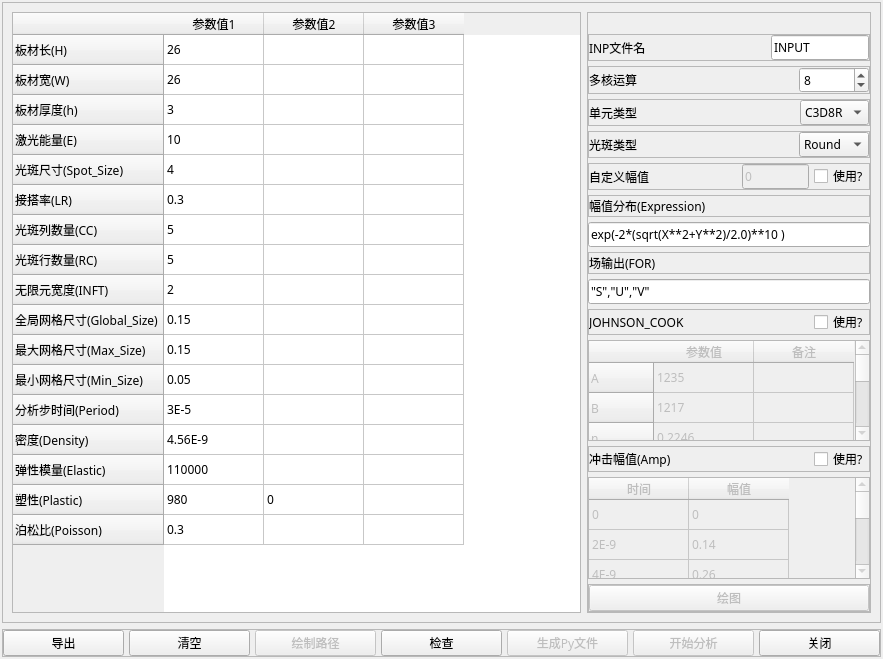
<?xml version="1.0" encoding="UTF-8"?>
<ui version="4.0">
 <class>Dialog</class>
 <widget class="QDialog" name="Dialog">
  <property name="geometry">
   <rect>
    <x>0</x>
    <y>0</y>
    <width>883</width>
    <height>659</height>
   </rect>
  </property>
  <property name="font">
   <font>
    <family>微软雅黑</family>
   </font>
  </property>
  <property name="windowTitle">
   <string>板材属性</string>
  </property>
  <layout class="QVBoxLayout" name="verticalLayout">
   <property name="leftMargin">
    <number>2</number>
   </property>
   <property name="topMargin">
    <number>2</number>
   </property>
   <property name="rightMargin">
    <number>2</number>
   </property>
   <property name="bottomMargin">
    <number>2</number>
   </property>
   <item>
    <widget class="QFrame" name="frame_2">
     <property name="frameShape">
      <enum>QFrame::StyledPanel</enum>
     </property>
     <property name="frameShadow">
      <enum>QFrame::Raised</enum>
     </property>
     <layout class="QHBoxLayout" name="horizontalLayout_2" stretch="2,1">
      <item>
       <widget class="QTableWidget" name="main_property">
        <attribute name="horizontalHeaderCascadingSectionResizes">
         <bool>false</bool>
        </attribute>
        <row>
         <property name="text">
          <string>板材长(H)</string>
         </property>
        </row>
        <row>
         <property name="text">
          <string>板材宽(W)</string>
         </property>
        </row>
        <row>
         <property name="text">
          <string>板材厚度(h)</string>
         </property>
        </row>
        <row>
         <property name="text">
          <string>激光能量(E)</string>
         </property>
        </row>
        <row>
         <property name="text">
          <string>光斑尺寸(Spot_Size)</string>
         </property>
        </row>
        <row>
         <property name="text">
          <string>接搭率(LR)</string>
         </property>
        </row>
        <row>
         <property name="text">
          <string>光斑列数量(CC)</string>
         </property>
        </row>
        <row>
         <property name="text">
          <string>光斑行数量(RC)</string>
         </property>
        </row>
        <row>
         <property name="text">
          <string>无限元宽度(INFT)</string>
         </property>
        </row>
        <row>
         <property name="text">
          <string>全局网格尺寸(Global_Size)</string>
         </property>
        </row>
        <row>
         <property name="text">
          <string>最大网格尺寸(Max_Size)</string>
         </property>
        </row>
        <row>
         <property name="text">
          <string>最小网格尺寸(Min_Size)</string>
         </property>
        </row>
        <row>
         <property name="text">
          <string>分析步时间(Period)</string>
         </property>
        </row>
        <row>
         <property name="text">
          <string>密度(Density)</string>
         </property>
        </row>
        <row>
         <property name="text">
          <string>弹性模量(Elastic)</string>
         </property>
        </row>
        <row>
         <property name="text">
          <string>塑性(Plastic)</string>
         </property>
        </row>
        <row>
         <property name="text">
          <string>泊松比(Poisson)</string>
         </property>
        </row>
        <column>
         <property name="text">
          <string>参数值1</string>
         </property>
        </column>
        <column>
         <property name="text">
          <string>参数值2</string>
         </property>
        </column>
        <column>
         <property name="text">
          <string>参数值3</string>
         </property>
        </column>
        <item row="0" column="0">
         <property name="text">
          <string>26</string>
         </property>
        </item>
        <item row="1" column="0">
         <property name="text">
          <string>26</string>
         </property>
        </item>
        <item row="2" column="0">
         <property name="text">
          <string>3</string>
         </property>
        </item>
        <item row="3" column="0">
         <property name="text">
          <string>10</string>
         </property>
        </item>
        <item row="4" column="0">
         <property name="text">
          <string>4</string>
         </property>
        </item>
        <item row="5" column="0">
         <property name="text">
          <string>0.3</string>
         </property>
        </item>
        <item row="6" column="0">
         <property name="text">
          <string>5</string>
         </property>
        </item>
        <item row="7" column="0">
         <property name="text">
          <string>5</string>
         </property>
        </item>
        <item row="8" column="0">
         <property name="text">
          <string>2</string>
         </property>
        </item>
        <item row="9" column="0">
         <property name="text">
          <string>0.15</string>
         </property>
        </item>
        <item row="10" column="0">
         <property name="text">
          <string>0.15</string>
         </property>
        </item>
        <item row="11" column="0">
         <property name="text">
          <string>0.05</string>
         </property>
        </item>
        <item row="12" column="0">
         <property name="text">
          <string>3E-5</string>
         </property>
        </item>
        <item row="13" column="0">
         <property name="text">
          <string>4.56E-9</string>
         </property>
        </item>
        <item row="14" column="0">
         <property name="text">
          <string>110000</string>
         </property>
        </item>
        <item row="15" column="0">
         <property name="text">
          <string>980</string>
         </property>
        </item>
        <item row="15" column="1">
         <property name="text">
          <string>0</string>
         </property>
        </item>
        <item row="16" column="0">
         <property name="text">
          <string>0.3</string>
         </property>
        </item>
       </widget>
      </item>
      <item>
       <widget class="QFrame" name="frame_3">
        <property name="frameShape">
         <enum>QFrame::StyledPanel</enum>
        </property>
        <property name="frameShadow">
         <enum>QFrame::Raised</enum>
        </property>
        <layout class="QVBoxLayout" name="verticalLayout_2">
         <property name="spacing">
          <number>5</number>
         </property>
         <property name="leftMargin">
          <number>0</number>
         </property>
         <property name="topMargin">
          <number>0</number>
         </property>
         <property name="rightMargin">
          <number>0</number>
         </property>
         <property name="bottomMargin">
          <number>0</number>
         </property>
         <item>
          <widget class="QLabel" name="python">
           <property name="styleSheet">
            <string notr="true"/>
           </property>
           <property name="text">
            <string/>
           </property>
           <property name="alignment">
            <set>Qt::AlignCenter</set>
           </property>
          </widget>
         </item>
         <item>
          <widget class="QFrame" name="frame_8">
           <property name="frameShape">
            <enum>QFrame::StyledPanel</enum>
           </property>
           <property name="frameShadow">
            <enum>QFrame::Raised</enum>
           </property>
           <layout class="QHBoxLayout" name="horizontalLayout_7">
            <property name="spacing">
             <number>5</number>
            </property>
            <property name="leftMargin">
             <number>0</number>
            </property>
            <property name="topMargin">
             <number>0</number>
            </property>
            <property name="rightMargin">
             <number>0</number>
            </property>
            <property name="bottomMargin">
             <number>0</number>
            </property>
            <item>
             <widget class="QLabel" name="label_5">
              <property name="text">
               <string>INP文件名</string>
              </property>
             </widget>
            </item>
            <item>
             <spacer name="horizontalSpacer_5">
              <property name="orientation">
               <enum>Qt::Horizontal</enum>
              </property>
              <property name="sizeHint" stdset="0">
               <size>
                <width>130</width>
                <height>20</height>
               </size>
              </property>
             </spacer>
            </item>
            <item>
             <widget class="QLineEdit" name="inp_name">
              <property name="text">
               <string>INPUT</string>
              </property>
             </widget>
            </item>
           </layout>
          </widget>
         </item>
         <item>
          <widget class="QFrame" name="frame_11">
           <property name="frameShape">
            <enum>QFrame::StyledPanel</enum>
           </property>
           <property name="frameShadow">
            <enum>QFrame::Raised</enum>
           </property>
           <layout class="QHBoxLayout" name="horizontalLayout_10">
            <property name="spacing">
             <number>5</number>
            </property>
            <property name="leftMargin">
             <number>0</number>
            </property>
            <property name="topMargin">
             <number>0</number>
            </property>
            <property name="rightMargin">
             <number>0</number>
            </property>
            <property name="bottomMargin">
             <number>0</number>
            </property>
            <item>
             <widget class="QLabel" name="label_8">
              <property name="text">
               <string>多核运算</string>
              </property>
             </widget>
            </item>
            <item>
             <spacer name="horizontalSpacer_8">
              <property name="orientation">
               <enum>Qt::Horizontal</enum>
              </property>
              <property name="sizeHint" stdset="0">
               <size>
                <width>130</width>
                <height>20</height>
               </size>
              </property>
             </spacer>
            </item>
            <item>
             <widget class="QSpinBox" name="cpus">
              <property name="minimumSize">
               <size>
                <width>70</width>
                <height>0</height>
               </size>
              </property>
              <property name="sizeIncrement">
               <size>
                <width>0</width>
                <height>0</height>
               </size>
              </property>
              <property name="suffix">
               <string/>
              </property>
              <property name="value">
               <number>8</number>
              </property>
             </widget>
            </item>
           </layout>
          </widget>
         </item>
         <item>
          <widget class="QFrame" name="frame_7">
           <property name="frameShape">
            <enum>QFrame::StyledPanel</enum>
           </property>
           <property name="frameShadow">
            <enum>QFrame::Raised</enum>
           </property>
           <layout class="QHBoxLayout" name="horizontalLayout_6">
            <property name="spacing">
             <number>5</number>
            </property>
            <property name="leftMargin">
             <number>0</number>
            </property>
            <property name="topMargin">
             <number>0</number>
            </property>
            <property name="rightMargin">
             <number>0</number>
            </property>
            <property name="bottomMargin">
             <number>0</number>
            </property>
            <item>
             <widget class="QLabel" name="label_4">
              <property name="text">
               <string>单元类型</string>
              </property>
             </widget>
            </item>
            <item>
             <spacer name="horizontalSpacer_4">
              <property name="orientation">
               <enum>Qt::Horizontal</enum>
              </property>
              <property name="sizeHint" stdset="0">
               <size>
                <width>130</width>
                <height>20</height>
               </size>
              </property>
             </spacer>
            </item>
            <item>
             <widget class="QComboBox" name="elem_type">
              <item>
               <property name="text">
                <string>C3D8R</string>
               </property>
              </item>
             </widget>
            </item>
           </layout>
          </widget>
         </item>
         <item>
          <widget class="QFrame" name="frame_9">
           <property name="frameShape">
            <enum>QFrame::StyledPanel</enum>
           </property>
           <property name="frameShadow">
            <enum>QFrame::Raised</enum>
           </property>
           <layout class="QHBoxLayout" name="horizontalLayout_8">
            <property name="spacing">
             <number>5</number>
            </property>
            <property name="leftMargin">
             <number>0</number>
            </property>
            <property name="topMargin">
             <number>0</number>
            </property>
            <property name="rightMargin">
             <number>0</number>
            </property>
            <property name="bottomMargin">
             <number>0</number>
            </property>
            <item>
             <widget class="QLabel" name="label_6">
              <property name="text">
               <string>光斑类型</string>
              </property>
             </widget>
            </item>
            <item>
             <spacer name="horizontalSpacer_6">
              <property name="orientation">
               <enum>Qt::Horizontal</enum>
              </property>
              <property name="sizeHint" stdset="0">
               <size>
                <width>130</width>
                <height>20</height>
               </size>
              </property>
             </spacer>
            </item>
            <item>
             <widget class="QComboBox" name="spot_type">
              <item>
               <property name="text">
                <string>Round</string>
               </property>
              </item>
              <item>
               <property name="text">
                <string>Square</string>
               </property>
              </item>
             </widget>
            </item>
           </layout>
          </widget>
         </item>
         <item>
          <widget class="QFrame" name="frame_13">
           <property name="frameShape">
            <enum>QFrame::StyledPanel</enum>
           </property>
           <property name="frameShadow">
            <enum>QFrame::Raised</enum>
           </property>
           <layout class="QHBoxLayout" name="horizontalLayout_12">
            <property name="spacing">
             <number>5</number>
            </property>
            <property name="leftMargin">
             <number>0</number>
            </property>
            <property name="topMargin">
             <number>0</number>
            </property>
            <property name="rightMargin">
             <number>0</number>
            </property>
            <property name="bottomMargin">
             <number>0</number>
            </property>
            <item>
             <widget class="QLabel" name="label_9">
              <property name="text">
               <string>自定义幅值</string>
              </property>
             </widget>
            </item>
            <item>
             <spacer name="horizontalSpacer_9">
              <property name="orientation">
               <enum>Qt::Horizontal</enum>
              </property>
              <property name="sizeHint" stdset="0">
               <size>
                <width>130</width>
                <height>20</height>
               </size>
              </property>
             </spacer>
            </item>
            <item>
             <widget class="QLineEdit" name="magnitude">
              <property name="enabled">
               <bool>false</bool>
              </property>
              <property name="text">
               <string>0</string>
              </property>
             </widget>
            </item>
            <item>
             <widget class="QCheckBox" name="using_magnitude">
              <property name="text">
               <string>使用?</string>
              </property>
             </widget>
            </item>
           </layout>
          </widget>
         </item>
         <item>
          <widget class="QFrame" name="frame_6">
           <property name="frameShape">
            <enum>QFrame::StyledPanel</enum>
           </property>
           <property name="frameShadow">
            <enum>QFrame::Raised</enum>
           </property>
           <layout class="QHBoxLayout" name="horizontalLayout_5">
            <property name="spacing">
             <number>5</number>
            </property>
            <property name="leftMargin">
             <number>0</number>
            </property>
            <property name="topMargin">
             <number>0</number>
            </property>
            <property name="rightMargin">
             <number>0</number>
            </property>
            <property name="bottomMargin">
             <number>0</number>
            </property>
            <item>
             <widget class="QLabel" name="label_3">
              <property name="text">
               <string>幅值分布(Expression)</string>
              </property>
             </widget>
            </item>
            <item>
             <spacer name="horizontalSpacer_3">
              <property name="orientation">
               <enum>Qt::Horizontal</enum>
              </property>
              <property name="sizeHint" stdset="0">
               <size>
                <width>130</width>
                <height>20</height>
               </size>
              </property>
             </spacer>
            </item>
           </layout>
          </widget>
         </item>
         <item>
          <widget class="QLineEdit" name="expression">
           <property name="text">
            <string>exp(-2*(sqrt(X**2+Y**2)/2.0)**10 )</string>
           </property>
          </widget>
         </item>
         <item>
          <widget class="QFrame" name="frame_10">
           <property name="frameShape">
            <enum>QFrame::StyledPanel</enum>
           </property>
           <property name="frameShadow">
            <enum>QFrame::Raised</enum>
           </property>
           <layout class="QHBoxLayout" name="horizontalLayout_9">
            <property name="spacing">
             <number>5</number>
            </property>
            <property name="leftMargin">
             <number>0</number>
            </property>
            <property name="topMargin">
             <number>0</number>
            </property>
            <property name="rightMargin">
             <number>0</number>
            </property>
            <property name="bottomMargin">
             <number>0</number>
            </property>
            <item>
             <widget class="QLabel" name="label_7">
              <property name="text">
               <string>场输出(FOR)</string>
              </property>
             </widget>
            </item>
            <item>
             <spacer name="horizontalSpacer_7">
              <property name="orientation">
               <enum>Qt::Horizontal</enum>
              </property>
              <property name="sizeHint" stdset="0">
               <size>
                <width>130</width>
                <height>20</height>
               </size>
              </property>
             </spacer>
            </item>
           </layout>
          </widget>
         </item>
         <item>
          <widget class="QLineEdit" name="FOR">
           <property name="text">
            <string>&quot;S&quot;,&quot;U&quot;,&quot;V&quot;</string>
           </property>
          </widget>
         </item>
         <item>
          <widget class="QFrame" name="frame_4">
           <property name="frameShape">
            <enum>QFrame::StyledPanel</enum>
           </property>
           <property name="frameShadow">
            <enum>QFrame::Raised</enum>
           </property>
           <layout class="QHBoxLayout" name="horizontalLayout_3">
            <property name="spacing">
             <number>5</number>
            </property>
            <property name="leftMargin">
             <number>0</number>
            </property>
            <property name="topMargin">
             <number>0</number>
            </property>
            <property name="rightMargin">
             <number>0</number>
            </property>
            <property name="bottomMargin">
             <number>0</number>
            </property>
            <item>
             <widget class="QLabel" name="label">
              <property name="text">
               <string>JOHNSON_COOK</string>
              </property>
             </widget>
            </item>
            <item>
             <spacer name="horizontalSpacer">
              <property name="orientation">
               <enum>Qt::Horizontal</enum>
              </property>
              <property name="sizeHint" stdset="0">
               <size>
                <width>113</width>
                <height>20</height>
               </size>
              </property>
             </spacer>
            </item>
            <item>
             <widget class="QCheckBox" name="jc_check">
              <property name="text">
               <string>使用?</string>
              </property>
             </widget>
            </item>
           </layout>
          </widget>
         </item>
         <item>
          <widget class="QTableWidget" name="jc_list">
           <property name="enabled">
            <bool>false</bool>
           </property>
           <row>
            <property name="text">
             <string>A</string>
            </property>
           </row>
           <row>
            <property name="text">
             <string>B</string>
            </property>
           </row>
           <row>
            <property name="text">
             <string>n</string>
            </property>
           </row>
           <row>
            <property name="text">
             <string>m</string>
            </property>
           </row>
           <row>
            <property name="text">
             <string>Melting</string>
            </property>
           </row>
           <row>
            <property name="text">
             <string>Transition</string>
            </property>
           </row>
           <row>
            <property name="text">
             <string>C</string>
            </property>
           </row>
           <row>
            <property name="text">
             <string>Epsilon</string>
            </property>
           </row>
           <column>
            <property name="text">
             <string>参数值</string>
            </property>
           </column>
           <column>
            <property name="text">
             <string>备注</string>
            </property>
           </column>
           <item row="0" column="0">
            <property name="text">
             <string>1235</string>
            </property>
           </item>
           <item row="1" column="0">
            <property name="text">
             <string>1217</string>
            </property>
           </item>
           <item row="2" column="0">
            <property name="text">
             <string>0.2246</string>
            </property>
           </item>
           <item row="3" column="0">
            <property name="text">
             <string>1.3</string>
            </property>
           </item>
           <item row="4" column="0">
            <property name="text">
             <string>1080</string>
            </property>
           </item>
           <item row="4" column="1">
            <property name="text">
             <string>&gt;Tramsition</string>
            </property>
           </item>
           <item row="5" column="0">
            <property name="text">
             <string>980</string>
            </property>
           </item>
           <item row="5" column="1">
            <property name="text">
             <string>&lt;Melting</string>
            </property>
           </item>
           <item row="6" column="1">
            <property name="text">
             <string>(Optional)</string>
            </property>
           </item>
           <item row="7" column="1">
            <property name="text">
             <string>(Optional)</string>
            </property>
           </item>
          </widget>
         </item>
         <item>
          <widget class="QFrame" name="frame_5">
           <property name="frameShape">
            <enum>QFrame::StyledPanel</enum>
           </property>
           <property name="frameShadow">
            <enum>QFrame::Raised</enum>
           </property>
           <layout class="QHBoxLayout" name="horizontalLayout_4">
            <property name="spacing">
             <number>5</number>
            </property>
            <property name="leftMargin">
             <number>0</number>
            </property>
            <property name="topMargin">
             <number>0</number>
            </property>
            <property name="rightMargin">
             <number>0</number>
            </property>
            <property name="bottomMargin">
             <number>0</number>
            </property>
            <item>
             <widget class="QLabel" name="label_2">
              <property name="text">
               <string>冲击幅值(Amp)</string>
              </property>
             </widget>
            </item>
            <item>
             <spacer name="horizontalSpacer_2">
              <property name="orientation">
               <enum>Qt::Horizontal</enum>
              </property>
              <property name="sizeHint" stdset="0">
               <size>
                <width>130</width>
                <height>20</height>
               </size>
              </property>
             </spacer>
            </item>
            <item>
             <widget class="QCheckBox" name="amp_check">
              <property name="text">
               <string>使用?</string>
              </property>
             </widget>
            </item>
           </layout>
          </widget>
         </item>
         <item>
          <widget class="QTableWidget" name="amp_list">
           <property name="enabled">
            <bool>false</bool>
           </property>
           <attribute name="verticalHeaderVisible">
            <bool>false</bool>
           </attribute>
           <row>
            <property name="text">
             <string>新建行</string>
            </property>
           </row>
           <row>
            <property name="text">
             <string>新建行</string>
            </property>
           </row>
           <row>
            <property name="text">
             <string>新建行</string>
            </property>
           </row>
           <row>
            <property name="text">
             <string>新建行</string>
            </property>
           </row>
           <row>
            <property name="text">
             <string>新建行</string>
            </property>
           </row>
           <row>
            <property name="text">
             <string>新建行</string>
            </property>
           </row>
           <row>
            <property name="text">
             <string>新建行</string>
            </property>
           </row>
           <row>
            <property name="text">
             <string>新建行</string>
            </property>
           </row>
           <row>
            <property name="text">
             <string>新建行</string>
            </property>
           </row>
           <row>
            <property name="text">
             <string>新建行</string>
            </property>
           </row>
           <row>
            <property name="text">
             <string>新建行</string>
            </property>
           </row>
           <row>
            <property name="text">
             <string>新建行</string>
            </property>
           </row>
           <row>
            <property name="text">
             <string>新建行</string>
            </property>
           </row>
           <row>
            <property name="text">
             <string>新建行</string>
            </property>
           </row>
           <row>
            <property name="text">
             <string>新建行</string>
            </property>
           </row>
           <column>
            <property name="text">
             <string>时间</string>
            </property>
           </column>
           <column>
            <property name="text">
             <string>幅值</string>
            </property>
           </column>
           <item row="0" column="0">
            <property name="text">
             <string>0</string>
            </property>
           </item>
           <item row="0" column="1">
            <property name="text">
             <string>0</string>
            </property>
           </item>
           <item row="1" column="0">
            <property name="text">
             <string>2E-9</string>
            </property>
           </item>
           <item row="1" column="1">
            <property name="text">
             <string>0.14</string>
            </property>
           </item>
           <item row="2" column="0">
            <property name="text">
             <string>4E-9</string>
            </property>
           </item>
           <item row="2" column="1">
            <property name="text">
             <string>0.26</string>
            </property>
           </item>
           <item row="3" column="0">
            <property name="text">
             <string>9E-9</string>
            </property>
           </item>
           <item row="3" column="1">
            <property name="text">
             <string>0.98</string>
            </property>
           </item>
           <item row="4" column="0">
            <property name="text">
             <string>1E-8</string>
            </property>
           </item>
           <item row="4" column="1">
            <property name="text">
             <string>1</string>
            </property>
           </item>
           <item row="5" column="0">
            <property name="text">
             <string>1.2E-8</string>
            </property>
           </item>
           <item row="5" column="1">
            <property name="text">
             <string>0.96</string>
            </property>
           </item>
           <item row="6" column="0">
            <property name="text">
             <string>1.8E-8</string>
            </property>
           </item>
           <item row="6" column="1">
            <property name="text">
             <string>0.8</string>
            </property>
           </item>
           <item row="7" column="0">
            <property name="text">
             <string>2.5E-8</string>
            </property>
           </item>
           <item row="7" column="1">
            <property name="text">
             <string>0.5</string>
            </property>
           </item>
           <item row="8" column="0">
            <property name="text">
             <string>8E-8</string>
            </property>
           </item>
           <item row="8" column="1">
            <property name="text">
             <string>0.2</string>
            </property>
           </item>
           <item row="9" column="0">
            <property name="text">
             <string>1.8E-7</string>
            </property>
           </item>
           <item row="9" column="1">
            <property name="text">
             <string>0.05</string>
            </property>
           </item>
           <item row="10" column="0">
            <property name="text">
             <string>2E-7</string>
            </property>
           </item>
           <item row="10" column="1">
            <property name="text">
             <string>0</string>
            </property>
           </item>
          </widget>
         </item>
         <item>
          <widget class="QFrame" name="frame_12">
           <property name="frameShape">
            <enum>QFrame::StyledPanel</enum>
           </property>
           <property name="frameShadow">
            <enum>QFrame::Raised</enum>
           </property>
           <layout class="QHBoxLayout" name="horizontalLayout_11">
            <property name="spacing">
             <number>5</number>
            </property>
            <property name="leftMargin">
             <number>0</number>
            </property>
            <property name="topMargin">
             <number>0</number>
            </property>
            <property name="rightMargin">
             <number>0</number>
            </property>
            <property name="bottomMargin">
             <number>0</number>
            </property>
            <item>
             <widget class="QPushButton" name="plot_amp">
              <property name="enabled">
               <bool>false</bool>
              </property>
              <property name="text">
               <string>绘图</string>
              </property>
             </widget>
            </item>
           </layout>
          </widget>
         </item>
        </layout>
       </widget>
      </item>
     </layout>
    </widget>
   </item>
   <item>
    <widget class="QFrame" name="frame">
     <property name="frameShape">
      <enum>QFrame::StyledPanel</enum>
     </property>
     <property name="frameShadow">
      <enum>QFrame::Raised</enum>
     </property>
     <layout class="QHBoxLayout" name="horizontalLayout">
      <property name="spacing">
       <number>5</number>
      </property>
      <property name="leftMargin">
       <number>0</number>
      </property>
      <property name="topMargin">
       <number>0</number>
      </property>
      <property name="rightMargin">
       <number>0</number>
      </property>
      <property name="bottomMargin">
       <number>0</number>
      </property>
      <item>
       <widget class="QPushButton" name="export_data">
        <property name="text">
         <string>导出</string>
        </property>
       </widget>
      </item>
      <item>
       <widget class="QPushButton" name="clear_all">
        <property name="text">
         <string>清空</string>
        </property>
       </widget>
      </item>
      <item>
       <widget class="QPushButton" name="plot_path">
        <property name="enabled">
         <bool>false</bool>
        </property>
        <property name="text">
         <string>绘制路径</string>
        </property>
       </widget>
      </item>
      <item>
       <widget class="QPushButton" name="check_data">
        <property name="text">
         <string>检查</string>
        </property>
       </widget>
      </item>
      <item>
       <widget class="QPushButton" name="generate_python">
        <property name="enabled">
         <bool>false</bool>
        </property>
        <property name="text">
         <string>生成Py文件</string>
        </property>
       </widget>
      </item>
      <item>
       <widget class="QPushButton" name="start_job">
        <property name="enabled">
         <bool>false</bool>
        </property>
        <property name="text">
         <string>开始分析</string>
        </property>
       </widget>
      </item>
      <item>
       <widget class="QPushButton" name="close">
        <property name="text">
         <string>关闭</string>
        </property>
       </widget>
      </item>
     </layout>
    </widget>
   </item>
  </layout>
 </widget>
 <resources/>
 <connections/>
</ui>
